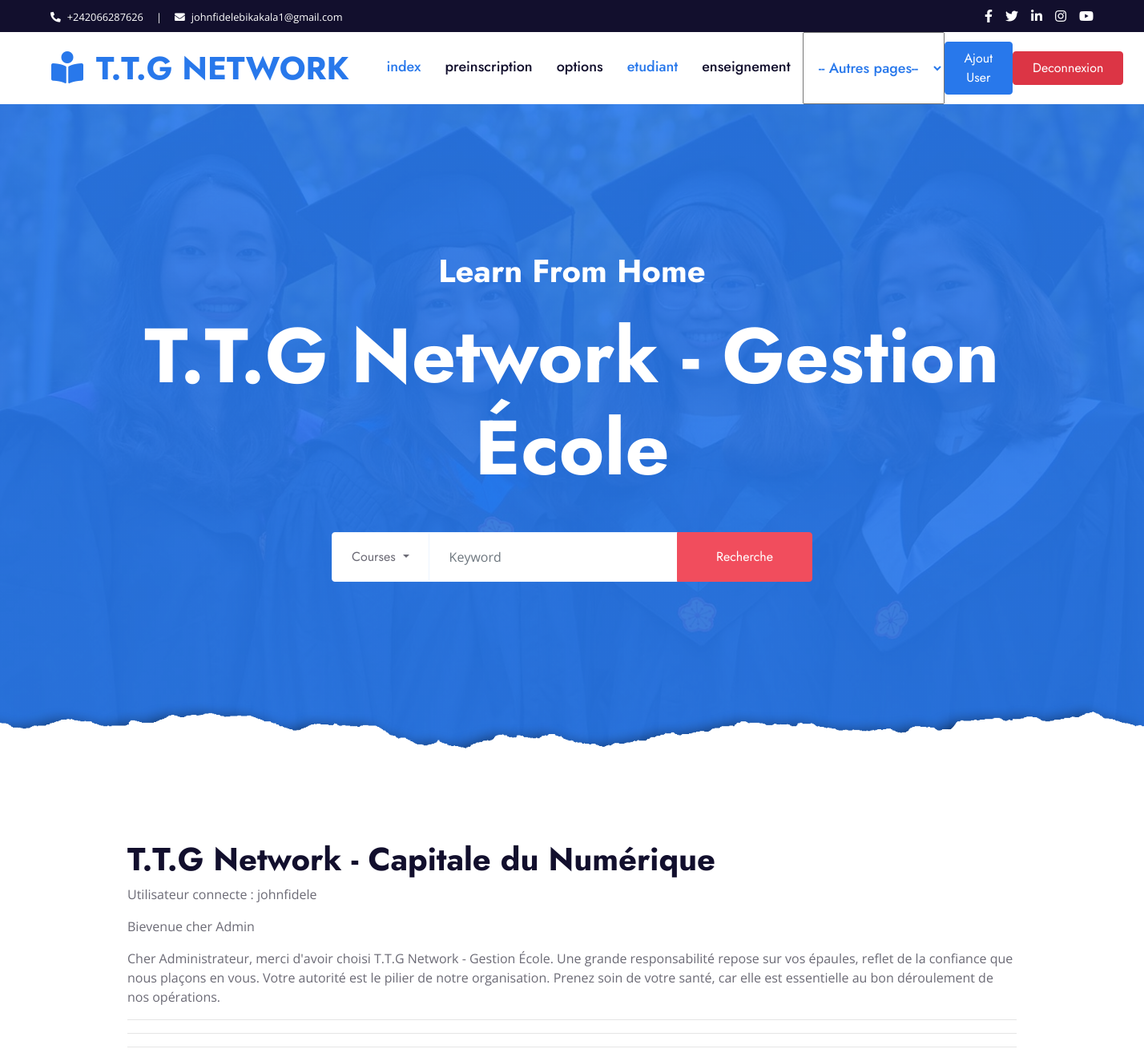
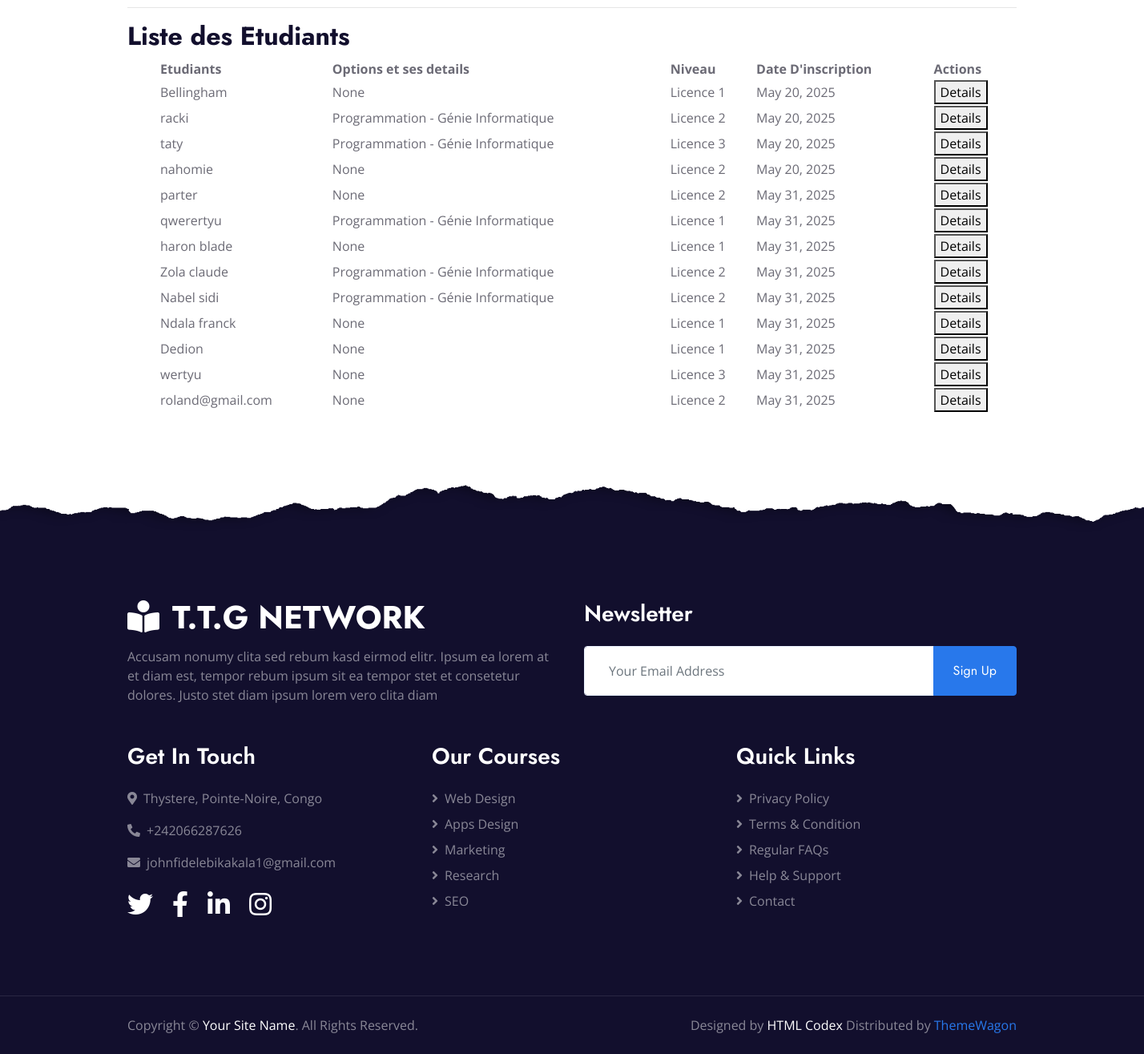
The page /etudiant (signed in) on the database its author committed (2 pictures, top to bottom).
### application/models.py (models this page shows, shortened)
class User(AbstractUser):
    ROLES = (
        ('admin', 'Administrateur'),
        ('formateur', 'Formateur'),
        ('etudiant', 'Étudiant'),
        ('parent', 'Parent'),
    )
    role = models.CharField(max_length=20, choices=ROLES)
    code_formateur = models.CharField(max_length=10, unique=True, null=True, blank=True)
    code_parent = models.CharField(max_length=10, unique=True, null=True, blank=True)
    matricule = models.CharField(max_length=30, unique=True, null=True, blank=True)

class Etudiant(models.Model):
    user = models.OneToOneField(User, on_delete=models.CASCADE, limit_choices_to={'role': 'etudiant'})
    option = models.ForeignKey(Option, on_delete=models.SET_NULL, null=True)
    niveau = models.ForeignKey(Niveau, on_delete=models.SET_NULL, null=True)
    date_inscription = models.DateField(default=timezone.now)

class Niveau(models.Model):
    nom = models.CharField(max_length=50)
    def __str__ (self):
        return self.nom

class Option(models.Model):
    nom = models.CharField(max_length=100)
    filiere = models.ForeignKey(Filiere, on_delete=models.CASCADE)
    def __str__ (self):
        return f"{self.nom} - {self.filiere.nom}"

class Filiere(models.Model):
    nom = models.CharField(max_length=100)

### application/views.py (the view)
# urls.py: path('etudiant', views.etudiants_view, name='etudiant'),
@login_required
def etudiants_view(request):
    etudiants = Etudiant.objects.all()
    return render(request, 'liste_etudiants.html', {'etudiants': etudiants})

### application/templates/liste_etudiants.html (shortened to what this page needs)
{% extends "base.html" %}
{% block content %}
  <hr>
  <h2>Liste des Etudiants</h2>
  <ul>
      <table style="width: 100%;">
        <tr>
          <th>Etudiants</th>
          <th>Options et ses details</th>
          <th>Niveau</th>
          <th>Date D'inscription</th>
          <th>Actions</th>
        </tr>
        {% for etudiant in etudiants %}
        <tr>
          <td>{{ etudiant.user }}</td>
          <td>{{ etudiant.option }}</td>
          <td>{{ etudiant.niveau }}</td>
          <td>{{ etudiant.date_inscription }}</td>
          <td><a href="#"><button>Details</button></a></td>
        </tr>
         {% endfor %}
      </table>
  </ul>
{% endblock %}

### application/templates/base.html (shortened to what this page needs)
  {% load static %}
<!DOCTYPE html>
<html lang="fr">
<head>
  <link rel="stylesheet" href="https://cdn.jsdelivr.net/npm/bootstrap@4.6.2/dist/css/bootstrap.min.css">
    <link href="https://cdnjs.cloudflare.com/ajax/libs/font-awesome/5.10.0/css/all.min.css" rel="stylesheet">
    <link href="{% static 'lib/owlcarousel/assets/owl.carousel.min.css' %}" rel="stylesheet">
    <link href="{% static 'css/style.css' %}" rel="stylesheet">
</head>
<body>
    <div class="container-fluid bg-dark">
        <div class="row py-2 px-lg-5">
            <div class="col-lg-6 text-center text-lg-left mb-2 mb-lg-0">
                <div class="d-inline-flex align-items-center text-white">
                    <small><i class="fa fa-phone-alt mr-2"></i>+242066287626</small>
                    <small class="px-3">|</small>
                    <small><i class="fa fa-envelope mr-2"></i>johnfidelebikakala1@gmail.com</small>
                </div>
            </div>
            <div class="col-lg-6 text-center text-lg-right">
                <div class="d-inline-flex align-items-center">
                    <a class="text-white px-2" href="">
                        <i class="fab fa-facebook-f"></i>
                    </a>
                    <a class="text-white px-2" href="">
                        <i class="fab fa-twitter"></i>
                    </a>
                    <a class="text-white px-2" href="">
                        <i class="fab fa-linkedin-in"></i>
                    </a>
                    <a class="text-white px-2" href="">
                        <i class="fab fa-instagram"></i>
                    </a>
                    <a class="text-white pl-2" href="">
                        <i class="fab fa-youtube"></i>
                    </a>
                </div>
            </div>
        </div>
    </div>
    <div class="container-fluid p-0">
        <nav class="navbar navbar-expand-lg bg-white navbar-light py-3 py-lg-0 px-lg-5">
            <a href="{% url 'index' %}" class="navbar-brand ml-lg-3">
                <h1 class="m-0 text-uppercase text-primary"><i class="fa fa-book-reader mr-3"></i>T.T.G Network</h1>
            </a>
            <div class="collapse navbar-collapse justify-content-between px-lg-3" id="navbarCollapse">
                <div class="navbar-nav mx-auto py-0">
                    <a href="{% url 'index' %}" class="nav-item nav-link active">index</a>
                    <a href="{% url 'preinscription' %}" class="nav-item nav-link">preinscription</a>
                    <a href="{% url 'options' %}" class="nav-item nav-link">options</a>
                    <a href="{% url 'etudiant' %}" class="nav-item nav-link active">etudiant</a>
                    <a href="{% url 'enseignement' %}" class="nav-item nav-link">enseignement</a>
                    <select id="menu" onchange="if (this.value) window.location.href=this.value;" class="nav-item nav-link active">
                    <option value="" class="nav-item nav-link active">-- Autres pages--</option>
                    </select>
                </div>
                <a href="{% url 'urlregister' %}" class="btn btn-primary py-2 px-4 d-none d-lg-block">Ajout User</a>
                <a href="{% url 'urllogout' %}" class="btn btn-danger py-2 px-4 d-none d-lg-block">Deconnexion</a>
            </div>
        </nav>
    </div>
    <div class="jumbotron jumbotron-fluid position-relative overlay-bottom" style="margin-bottom: 90px;">
        <div class="container text-center my-5 py-5">
            <h1 class="text-white mt-4 mb-4">Learn From Home</h1>
            <h1 class="text-white display-1 mb-5">T.T.G Network - Gestion École</h1>
            <div class="mx-auto mb-5" style="width: 100%; max-width: 600px;">
                <div class="input-group">
                    <div class="input-group-prepend">
                        <button class="btn btn-outline-light bg-white text-body px-4 dropdown-toggle" type="button" data-toggle="dropdown"
                            aria-haspopup="true" aria-expanded="true">Courses
                    </button>
                    </div>
                    <input type="text" class="form-control border-light" style="padding: 30px 25px;" placeholder="Keyword">
                    <div class="input-group-append">
                        <button class="btn btn-secondary px-4 px-lg-5">Recherche</button>
                    </div>
                </div>
            </div>
        </div>
    </div>
    <br>
    <div class="container">
         <h1>T.T.G Network - Capitale du Numérique</h1>
          <p>Utilisateur connecte : {{user}}</p>
            {% if user.is_authenticated %}
            {% if user.role %}
            <p>Bievenue cher {{user.role}} </p>
            {% else %}
            <p>Bievenue cher Admin </p>
            {% endif %}
              {% if user.matricule %}
              <p>ton matricule est {{user.matricule}}</p>
              <p>
                  Cher étudiant, merci d'avoir rejoint T.T.G Network - Gestion École.
                  Nous sommes honorés de vous accompagner dans cette aventure d'apprentissage.
                  Avec sérieux, détermination et entraide, nous surmonterons chaque défi.
                  Merci pour votre confiance, gardez une attitude positive et un mental solide
                   : le chemin sera exigeant, mais les résultats en vaudront la peine.
              </p>
              {% else %}
                <p>
                  Cher Administrateur, merci d'avoir choisi T.T.G Network - Gestion École.
                  Une grande responsabilité repose sur vos épaules, reflet de la confiance que nous plaçons en vous.
                  Votre autorité est le pilier de notre organisation. Prenez soin de votre santé,
                  car elle est essentielle au bon déroulement de nos opérations.
              </p>
              {% endif %}
            {% endif %}
          <hr>
          <hr>
          <hr>
    </div>
   <div class="container">
         {% block content %}{% endblock %}
   </div>
    <div class="container-fluid position-relative overlay-top bg-dark text-white-50 py-5" style="margin-top: 90px;">
        <div class="container mt-5 pt-5">
            <div class="row">
                <div class="col-md-6 mb-5">
                    <a href="{% url 'index' %}" class="navbar-brand">
                        <h1 class="mt-n2 text-uppercase text-white"><i class="fa fa-book-reader mr-3"></i>T.T.G Network</h1>
                    </a>
                    <p class="m-0">Accusam nonumy clita sed rebum kasd eirmod elitr. Ipsum ea lorem at et diam est, tempor rebum ipsum sit ea tempor stet et consetetur dolores. Justo stet diam ipsum lorem vero clita diam</p>
                </div>
                <div class="col-md-6 mb-5">
                    <h3 class="text-white mb-4">Newsletter</h3>
                    <div class="w-100">
                        <div class="input-group">
                            <input type="text" class="form-control border-light" style="padding: 30px;" placeholder="Your Email Address">
                            <div class="input-group-append">
                                <button class="btn btn-primary px-4">Sign Up</button>
                            </div>
                        </div>
                    </div>
                </div>
            </div>
            <div class="row">
                <div class="col-md-4 mb-5">
                    <h3 class="text-white mb-4">Get In Touch</h3>
                    <p><i class="fa fa-map-marker-alt mr-2"></i>Thystere, Pointe-Noire, Congo</p>
                    <p><i class="fa fa-phone-alt mr-2"></i>+242066287626</p>
                    <p><i class="fa fa-envelope mr-2"></i>johnfidelebikakala1@gmail.com</p>
                    <div class="d-flex justify-content-start mt-4">
                        <a class="text-white mr-4" href="#"><i class="fab fa-2x fa-twitter"></i></a>
                        <a class="text-white mr-4" href="#"><i class="fab fa-2x fa-facebook-f"></i></a>
                        <a class="text-white mr-4" href="#"><i class="fab fa-2x fa-linkedin-in"></i></a>
                        <a class="text-white" href="#"><i class="fab fa-2x fa-instagram"></i></a>
                    </div>
                </div>
                <div class="col-md-4 mb-5">
                    <h3 class="text-white mb-4">Our Courses</h3>
                    <div class="d-flex flex-column justify-content-start">
                        <a class="text-white-50 mb-2" href="#"><i class="fa fa-angle-right mr-2"></i>Web Design</a>
                        <a class="text-white-50 mb-2" href="#"><i class="fa fa-angle-right mr-2"></i>Apps Design</a>
                        <a class="text-white-50 mb-2" href="#"><i class="fa fa-angle-right mr-2"></i>Marketing</a>
                        <a class="text-white-50 mb-2" href="#"><i class="fa fa-angle-right mr-2"></i>Research</a>
                        <a class="text-white-50" href="#"><i class="fa fa-angle-right mr-2"></i>SEO</a>
                    </div>
                </div>
                <div class="col-md-4 mb-5">
                    <h3 class="text-white mb-4">Quick Links</h3>
                    <div class="d-flex flex-column justify-content-start">
                        <a class="text-white-50 mb-2" href="#"><i class="fa fa-angle-right mr-2"></i>Privacy Policy</a>
                        <a class="text-white-50 mb-2" href="#"><i class="fa fa-angle-right mr-2"></i>Terms & Condition</a>
                        <a class="text-white-50 mb-2" href="#"><i class="fa fa-angle-right mr-2"></i>Regular FAQs</a>
                        <a class="text-white-50 mb-2" href="#"><i class="fa fa-angle-right mr-2"></i>Help & Support</a>
                        <a class="text-white-50" href="#"><i class="fa fa-angle-right mr-2"></i>Contact</a>
                    </div>
                </div>
            </div>
        </div>
    </div>
    <div class="container-fluid bg-dark text-white-50 border-top py-4" style="border-color: rgba(256, 256, 256, .1) !important;">
        <div class="container">
            <div class="row">
                <div class="col-md-6 text-center text-md-left mb-3 mb-md-0">
                    <p class="m-0">Copyright &copy; <a class="text-white" href="#">Your Site Name</a>. All Rights Reserved.
                    </p>
                </div>
                <div class="col-md-6 text-center text-md-right">
                    <p class="m-0">Designed by <a class="text-white" href="https://htmlcodex.com">HTML Codex</a> Distributed by <a href="https://themewagon.com" target="_blank">ThemeWagon</a></p>
                </div>
            </div>
        </div>
    </div>
</body>
</html>

### rows shown on the page
User: username "johnfidele"
Etudiant: user "Bellingham", option "None", niveau "Licence 1", date_inscription "May 20, 2025"
Etudiant: user "racki", option "Programmation - Génie Informatique", niveau "Licence 2", date_inscription "May 20, 2025"
Etudiant: user "taty", option "Programmation - Génie Informatique", niveau "Licence 3", date_inscription "May 20, 2025"
Etudiant: user "nahomie", option "None", niveau "Licence 2", date_inscription "May 20, 2025"
Etudiant: user "parter", option "None", niveau "Licence 2", date_inscription "May 31, 2025"
Etudiant: user "qwerertyu", option "Programmation - Génie Informatique", niveau "Licence 1", date_inscription "May 31, 2025"
Etudiant: user "haron blade", option "None", niveau "Licence 1", date_inscription "May 31, 2025"
Etudiant: user "Zola claude", option "Programmation - Génie Informatique", niveau "Licence 2", date_inscription "May 31, 2025"
Etudiant: user "Nabel sidi", option "Programmation - Génie Informatique", niveau "Licence 2", date_inscription "May 31, 2025"
Etudiant: user "Ndala franck", option "None", niveau "Licence 1", date_inscription "May 31, 2025"
Etudiant: user "Dedion", option "None", niveau "Licence 1", date_inscription "May 31, 2025"
Etudiant: user "wertyu", option "None", niveau "Licence 3", date_inscription "May 31, 2025"
Etudiant: user "roland@gmail.com", option "None", niveau "Licence 2", date_inscription "May 31, 2025"
